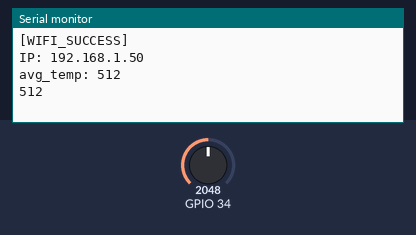
A sketch run on a simulated ESP32. Shown: the last lines printed to the serial monitor. The inputs (shaded band) are chosen by the test bench; at power-on: GPIO 34 = 2048 (analog values on the 0–4095 scale). WiFi joins after 1.5 s; servers stay silent unless stated.

Above: at 2.7 s.
2.8 s: GPIO 34 set to 2866
At 2.8 s:
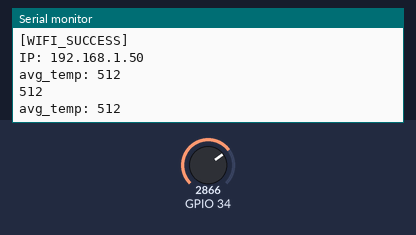
4.3 s: GPIO 34 set to 3603
At 5.7 s:
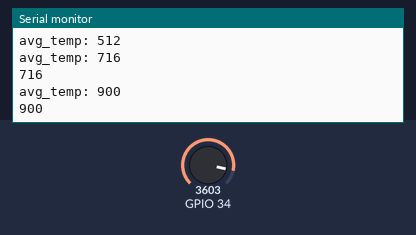
Timing chart, 0 to 7.3 s (numbered marks = the images above; inputs shaded):
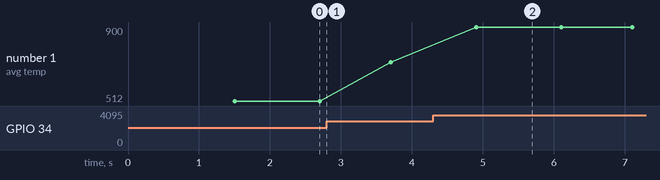

The sketch:

outdoors.ino
```cpp
#include <WiFi.h>
#include <WiFiClient.h>
#include <sstream>
#include <driver/adc.h>  // IDF

const char ssid[] = "POTENC_PHYS";
const char pass[] = "111111110";
const char *ip = "10.42.0.1";

int port = 7001;

boolean is_avg(int ADC[3]) {
  static int count = 0;
  if (count == 3) {
    count = 0;
    return true;
  }
  ADC[count] = analogRead(34);

  ++count;
  return false;
}

void setup() {
  Serial.begin(115200);

  // PINS
  analogReadResolution(10);

  WiFi.mode(WIFI_STA);
  WiFi.begin(ssid, pass);
  if (WiFi.waitForConnectResult() != WL_CONNECTED) {
    Serial.println("[WIFI_FAIL]");
    ESP.restart();
  } else {
    Serial.println("[WIFI_SUCCESS]");
    Serial.printf("IP: %s\n", WiFi.localIP().toString().c_str());
  }
}

int prev_temp = 0;
int ADC[3];

void loop() {
  // IDF
  if (!is_avg(ADC)) {
    return;
  }
  int avg_temp = (ADC[0] + ADC[1] + ADC[2]) / 3;
  Serial.printf("avg_temp: %d\n", avg_temp);


  if (avg_temp != prev_temp) {
    prev_temp = avg_temp;
    Serial.println(avg_temp);

    WiFiClient client;
    client.connect(ip, port);
    client.printf("o%d", avg_temp);
    client.stop();
  }
  delay(1000);
}
```

Measured:
- after the input at 4.3 s, the serial monitor: prints a new line after 0.61 s (image 2)
- plotted number 1: 512 → 716 after the input at 2.8 s, 716 → 900 after the input at 4.3 s
